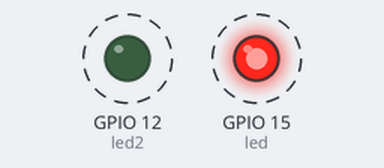
Bench run of a program on a simulated ESP32 board running MicroPython. Shown: output pins drawn as LEDs (lit = HIGH). Wiring (from the project's diagram.json): green LED on GPIO 12, red LED on GPIO 15. Dashed ring = blinking. What the program prints to the serial console is not drawn.

Above: at 0.2 s.
Timing chart, 0 to 3.0 s (numbered marks = the images above):
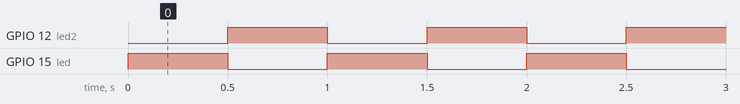

The program:

main.py
```python
from machine import Pin
from utime import sleep

print("Hello, ESP32!")

led = Pin(15, Pin.OUT)
led2 = Pin(12, Pin.OUT)
while True:
  led.on()
  led2.off()
  sleep(0.5)
  led.off()
  led2.on()
  sleep(0.5)
```

Measured:
- by itself, GPIO 12 (led2), GPIO 15 (led): alternates HIGH for 0.50 s and LOW for 0.50 s
